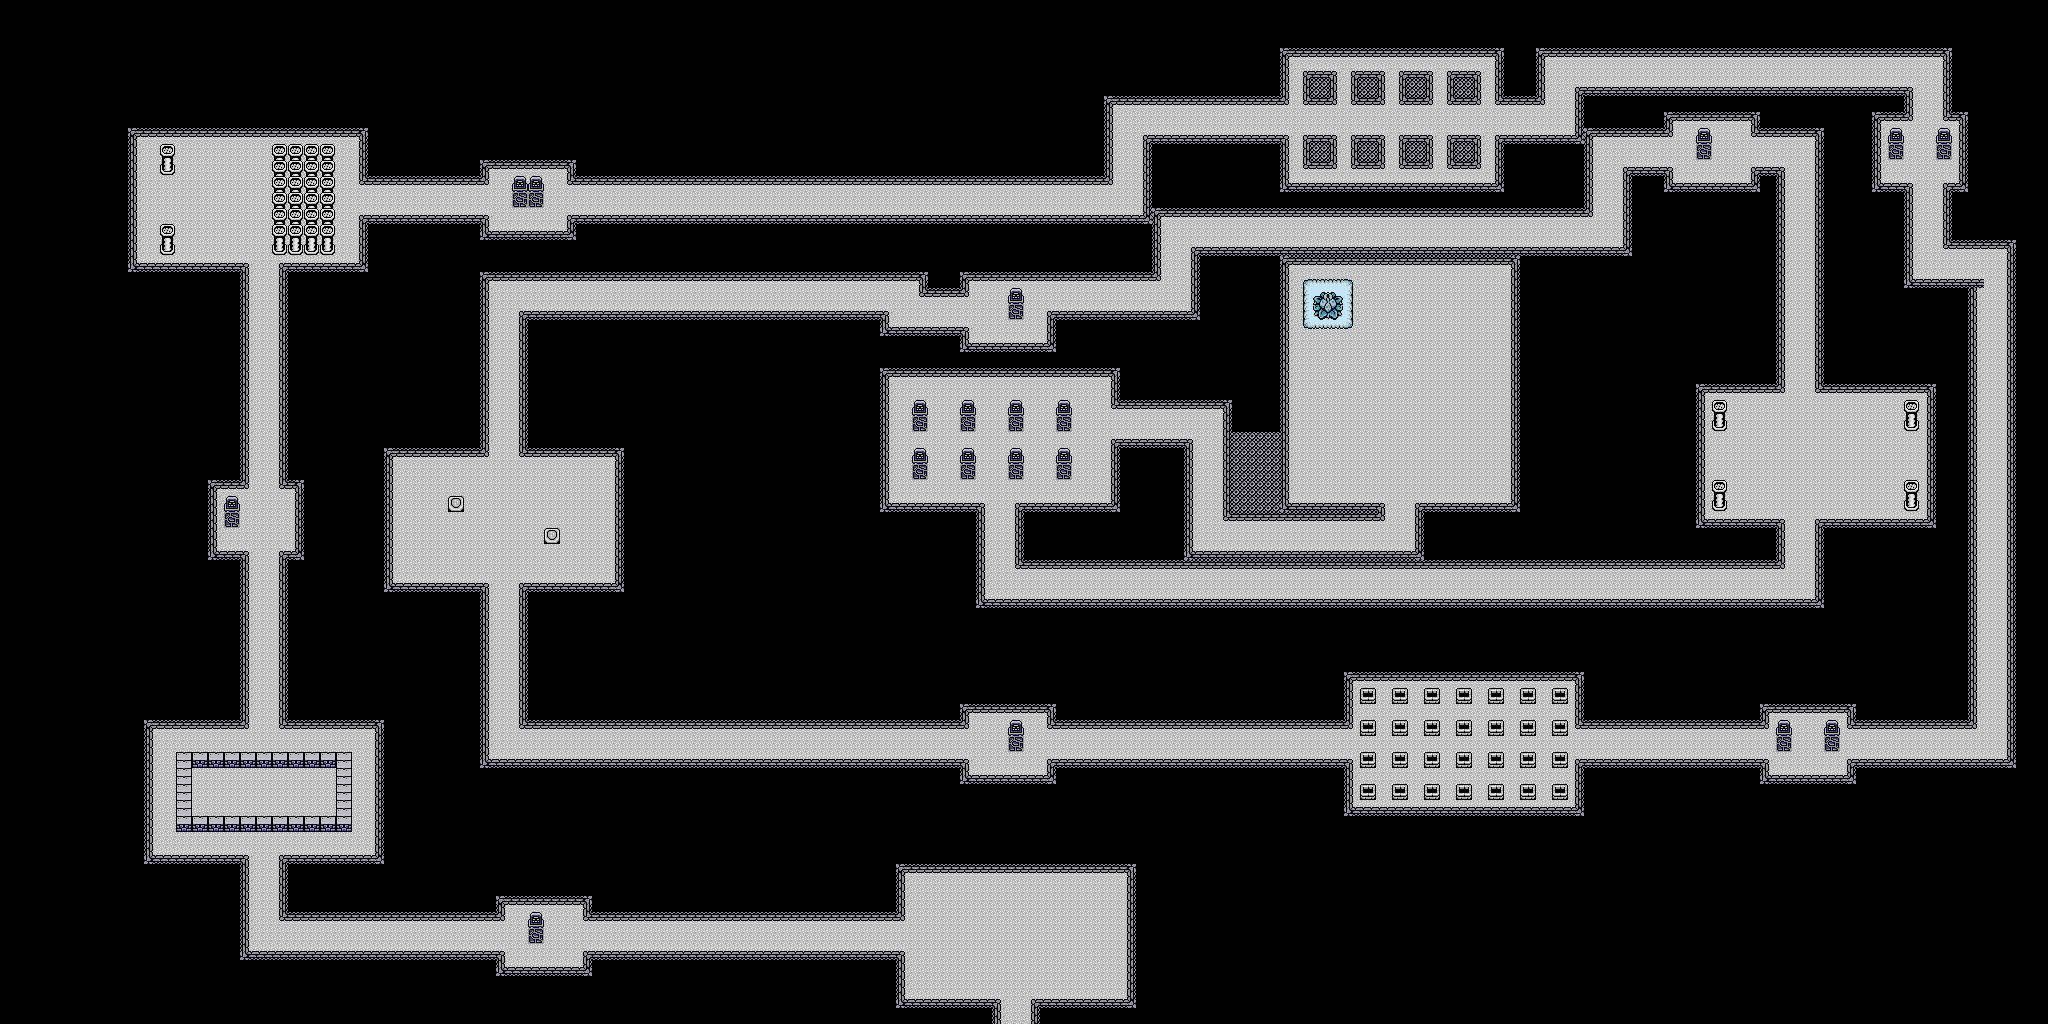

Below is a game level as drawn by its tile map, then a one-line description and the .tmx that defines it (tile-layer data replaced by summaries):
An orthogonal 128x64 tile map with 16x16 px tiles, 1 tile layer (Tile Layer 1).

<map version="1.2" tiledversion="1.3.2" orientation="orthogonal" renderorder="right-down" compressionlevel="0" width="128" height="64" tilewidth="16" tileheight="16" infinite="0" nextlayerid="2" nextobjectid="15">
 <tileset firstgid="1" source="tiles.tsx" />
 <layer id="1" name="Tile Layer 1" width="128" height="64">
  <data>[8192 cells, 8192 non-empty, 36 distinct tile ids]</data>
 </layer>
</map>
